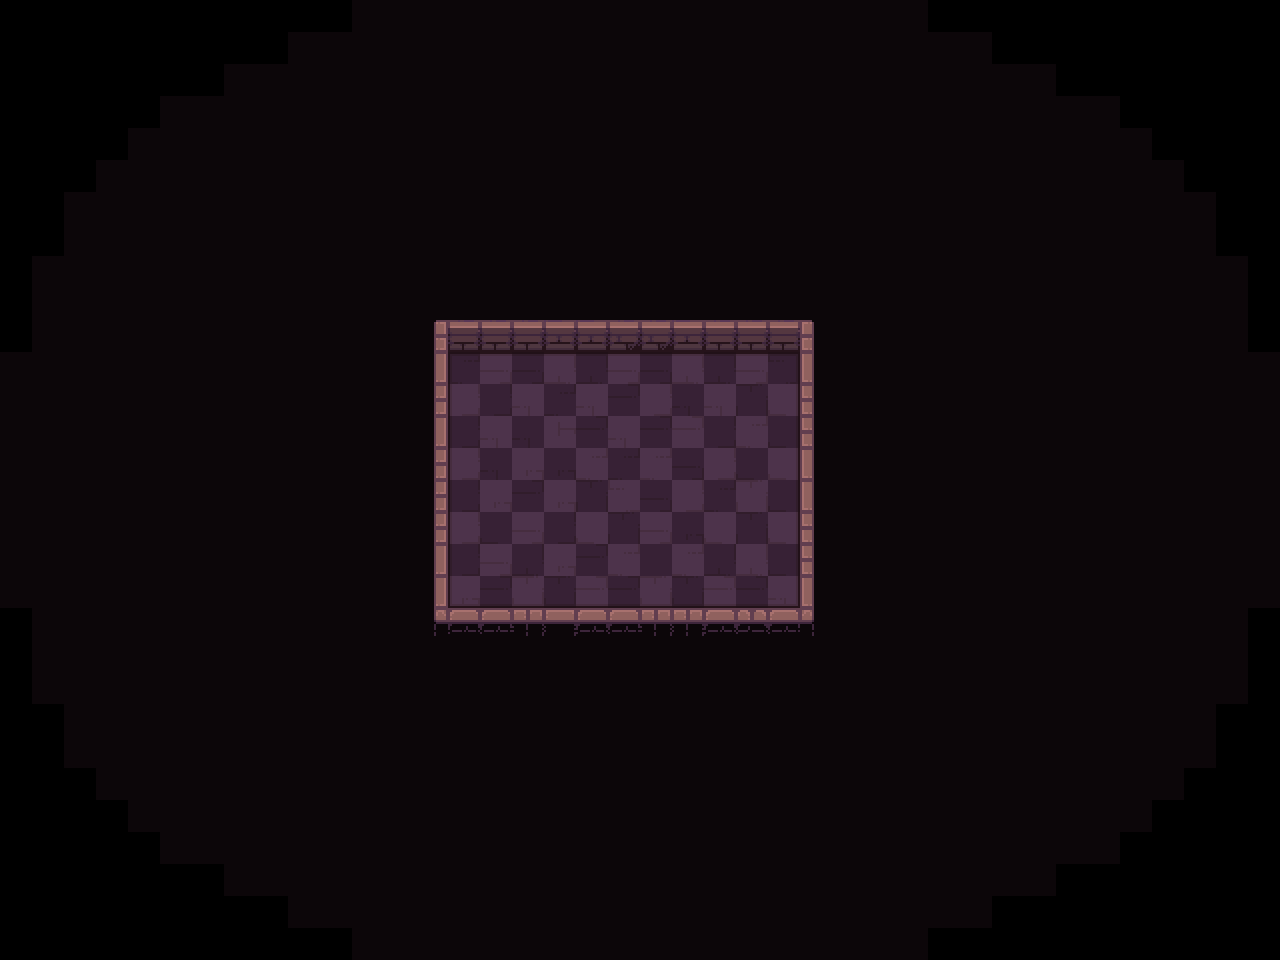

This is a level from a 2D game, rendered from its Tiled map with the project's own tilesets. A one-line summary and the map file follow, with tile-layer data summarised:
An orthogonal 40x30 tile map with 32x32 px tiles, 5 tile layers (background, path, types, ground, ...), 1 hidden layer not drawn and 9 objects (4x switch, 4x hero, rectangle).

<map version="1.2" tiledversion="2019.03.13" orientation="orthogonal" renderorder="right-down" width="40" height="30" tilewidth="32" tileheight="32" infinite="0" nextlayerid="92" nextobjectid="19">
 <tileset firstgid="1" name="tileset" tilewidth="32" tileheight="32" spacing="2" margin="1" tilecount="200" columns="10">
  <image source="tileset.png" trans="000000" width="340" height="680" />
  <terraintypes>
   <terrain name="floor" tile="79" />
   <terrain name="wall" tile="69" />
   <terrain name="hole" tile="78" />
  </terraintypes>
 </tileset>
 <layer id="69" name="background" width="40" height="30">
  <data>[1200 cells, 1016 non-empty, 1 distinct tile ids]</data>
 </layer>
 <layer id="87" name="checkers" width="40" height="30" visible="0">
  <data>[1200 cells, 600 non-empty, 1 distinct tile ids]</data>
 </layer>
 <layer id="73" name="path" width="40" height="30">
  <data>[1200 cells, 88 non-empty, 1 distinct tile ids]</data>
 </layer>
 <layer id="89" name="types" width="40" height="30">
  <data>[1200 cells, 1016 non-empty, 3 distinct tile ids]</data>
 </layer>
 <layer id="90" name="ground" width="40" height="30">
  <data>[1200 cells, 1016 non-empty, 57 distinct tile ids]</data>
 </layer>
 <layer id="91" name="above_characters" width="40" height="30">
  <data>[1200 cells, 31 non-empty, 15 distinct tile ids]</data>
 </layer>
 <objectgroup id="14" name="config" visible="0">
  <object id="12" name="frame" type="rectangle" x="434" y="320.333" width="378.333" height="314.485" visible="0" />
 </objectgroup>
 <objectgroup id="2" name="objects">
  <object id="11" name="switch" type="switch" x="531" y="531">
   <properties>
    <property name="autoDisable" type="bool" value="true" />
   </properties>
   <point />
  </object>
  <object id="13" name="switch" type="switch" x="657.333" y="533.333">
   <properties>
    <property name="autoDisable" type="bool" value="true" />
   </properties>
   <point />
  </object>
  <object id="14" name="switch" type="switch" x="720" y="534.667">
   <properties>
    <property name="autoDisable" type="bool" value="true" />
   </properties>
   <point />
  </object>
  <object id="15" name="switch" type="switch" x="592" y="532">
   <properties>
    <property name="autoDisable" type="bool" value="true" />
   </properties>
   <point />
  </object>
  <object id="9" name="hero" type="hero" x="528" y="435.333">
   <point />
  </object>
  <object id="16" name="hero" type="hero" x="592" y="436">
   <point />
  </object>
  <object id="17" name="hero" type="hero" x="657.333" y="438.667">
   <point />
  </object>
  <object id="18" name="hero" type="hero" x="722.667" y="437.333">
   <point />
  </object>
 </objectgroup>
</map>
